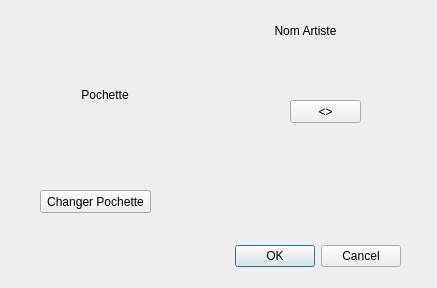
<?xml version="1.0" encoding="UTF-8"?>
<ui version="4.0">
 <class>DialogModifierArtiste</class>
 <widget class="QDialog" name="DialogModifierArtiste">
  <property name="geometry">
   <rect>
    <x>0</x>
    <y>0</y>
    <width>437</width>
    <height>288</height>
   </rect>
  </property>
  <property name="windowTitle">
   <string>Dialog</string>
  </property>
  <widget class="QDialogButtonBox" name="buttonBox">
   <property name="geometry">
    <rect>
     <x>60</x>
     <y>240</y>
     <width>341</width>
     <height>32</height>
    </rect>
   </property>
   <property name="orientation">
    <enum>Qt::Horizontal</enum>
   </property>
   <property name="standardButtons">
    <set>QDialogButtonBox::Cancel|QDialogButtonBox::Ok</set>
   </property>
  </widget>
  <widget class="QLabel" name="Pochette">
   <property name="geometry">
    <rect>
     <x>30</x>
     <y>20</y>
     <width>150</width>
     <height>150</height>
    </rect>
   </property>
   <property name="minimumSize">
    <size>
     <width>150</width>
     <height>150</height>
    </size>
   </property>
   <property name="text">
    <string>Pochette</string>
   </property>
   <property name="alignment">
    <set>Qt::AlignCenter</set>
   </property>
  </widget>
  <widget class="QLabel" name="NomArtiste">
   <property name="geometry">
    <rect>
     <x>180</x>
     <y>10</y>
     <width>251</width>
     <height>41</height>
    </rect>
   </property>
   <property name="text">
    <string>Nom Artiste</string>
   </property>
   <property name="alignment">
    <set>Qt::AlignCenter</set>
   </property>
  </widget>
  <widget class="QPushButton" name="ChangerPochette">
   <property name="geometry">
    <rect>
     <x>40</x>
     <y>190</y>
     <width>111</width>
     <height>23</height>
    </rect>
   </property>
   <property name="text">
    <string>Changer Pochette</string>
   </property>
  </widget>
  <widget class="QPushButton" name="Inversion">
   <property name="geometry">
    <rect>
     <x>290</x>
     <y>100</y>
     <width>71</width>
     <height>23</height>
    </rect>
   </property>
   <property name="text">
    <string>&lt;&gt;</string>
   </property>
  </widget>
 </widget>
 <resources/>
 <connections>
  <connection>
   <sender>buttonBox</sender>
   <signal>accepted()</signal>
   <receiver>ModificationArtisteDialog</receiver>
   <slot>accept()</slot>
   <hints>
    <hint type="sourcelabel">
     <x>498</x>
     <y>254</y>
    </hint>
    <hint type="destinationlabel">
     <x>157</x>
     <y>274</y>
    </hint>
   </hints>
  </connection>
  <connection>
   <sender>buttonBox</sender>
   <signal>rejected()</signal>
   <receiver>ModificationArtisteDialog</receiver>
   <slot>reject()</slot>
   <hints>
    <hint type="sourcelabel">
     <x>316</x>
     <y>260</y>
    </hint>
    <hint type="destinationlabel">
     <x>286</x>
     <y>274</y>
    </hint>
   </hints>
  </connection>
 </connections>
</ui>
